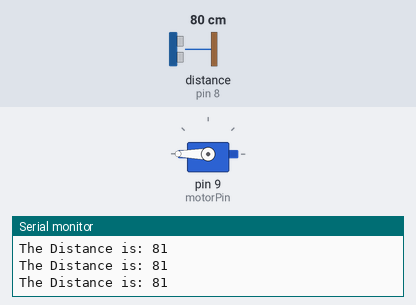
The sketch below on a simulated Arduino Uno, built with avr-gcc and run on an emulated ATmega328P. On the bench: servo, the last lines printed to the serial monitor. The test bench sets the inputs (shaded band); at power-on: distance to the obstacle (sensor on pin 8) 80 cm. The echo pulse lasts 58.3 µs per cm.

Above: at 1.2 s.
1.3 s: distance to the obstacle (sensor on pin 8) set to 21 cm
2.8 s: distance to the obstacle (sensor on pin 8) set to 18 cm
At 3.7 s:
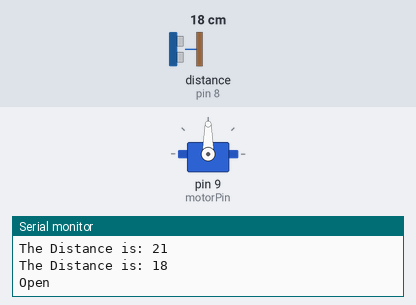
4.3 s: distance to the obstacle (sensor on pin 8) set to 35 cm
At 6.8 s:
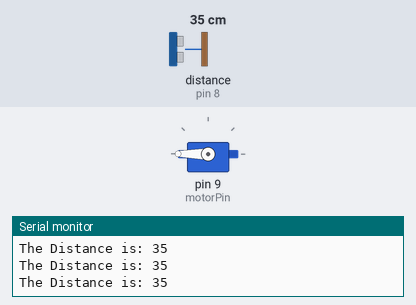
7.3 s: distance to the obstacle (sensor on pin 8) set to 2 cm
At 7.6 s:
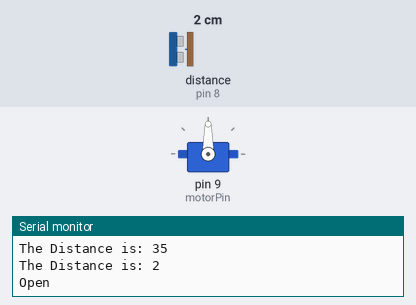
Timing chart, 0 to 9.8 s (numbered marks = the images above; inputs shaded):
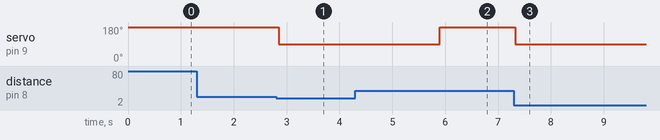

The sketch:

Smart_Dust_Bins.ino
```cpp
#include <Servo.h>
#include <NewPing.h>
#define EchoPin 8
#define TrigPin 7
#define MAX_DISTANCE 200 // Maximum distance we want to ping for (in centimeters). Maximum sensor distance is rated at 400-500cm.


NewPing UltraDist(TrigPin, EchoPin, MAX_DISTANCE); // NewPing setup of pins and maximum distance.


int currentDist = 0;
Servo dustBin;
const unsigned short motorPin = 9;


void setup() {
  Serial.begin(9600);
  pinMode(motorPin, OUTPUT);
  dustBin.attach(motorPin);
}

void loop() {
  dustBin.write(180);
  currentDist = UltraDist.ping_cm();
  Serial.print("The Distance is: ");
  Serial.println(currentDist);
  if(currentDist < 20){
    Serial.println("Open");
    dustBin.write(90);
    delay(3000);
    Serial.println("Close");
  }

  delay(50);
}
```

Measured:
- the behaviour switches between 20 and 19 cm on distance to the obstacle (sensor on pin 8) (found by bisection; images 0 and 1)
- after the input at 2.8 s, servo on pin 9 (motorPin): 180° → 90° after 0.05 s
- after the input at 4.3 s, servo on pin 9 (motorPin): 90° → 180° after 1.6 s
- after the input at 7.3 s, servo on pin 9 (motorPin): 180° → 90° at once
